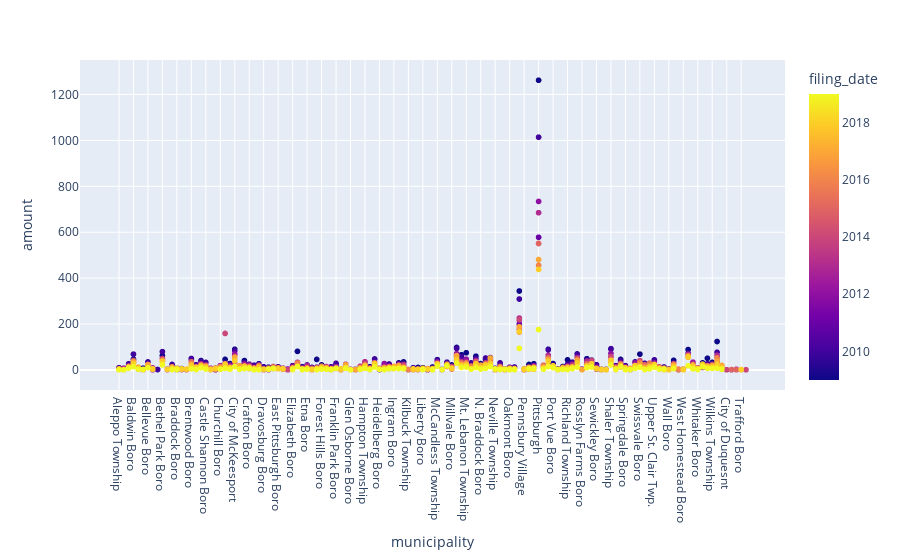

The cell this chart's notebook holds for it:
### Markdown cell above
### Plot relationship between municipality and the number of foreclosures

### Code cell
plot1 = px.scatter(df_grp_drop,
                   x="municipality",
                   y="amount",
                   color="filing_date")

plot1

### Figure 1 — Plotly figure (JSON) as saved in the notebook; plotly's stock layout.template omitted (floating-point values rounded to 4 significant figures; data arrays with more than 128 entries replaced by an {"elided": "..."} marker saying what was removed)
{"data": [{"hovertemplate": "municipality=%{x}<br>amount=%{y}<br>filing_date=%{marker.color}<extra></extra>", "legendgroup": "", "marker": {"color": {"elided": "1308 int values"}, "coloraxis": "coloraxis", "symbol": "circle"}, "mode": "markers", "name": "", "showlegend": false, "type": "scattergl", "x": {"elided": "1308 str values"}, "xaxis": "x", "y": {"elided": "1308 int values"}, "yaxis": "y"}], "layout": {"autosize": true, "coloraxis": {"colorbar": {"title": {"text": "filing_date"}}, "colorscale": [[0, "#0d0887"], [0.1111, "#46039f"], [0.2222, "#7201a8"], [0.3333, "#9c179e"], [0.4444, "#bd3786"], [0.5556, "#d8576b"], [0.6667, "#ed7953"], [0.7778, "#fb9f3a"], [0.8889, "#fdca26"], [1, "#f0f921"]]}, "legend": {"tracegroupgap": 0}, "margin": {"t": 60}, "xaxis": {"anchor": "y", "autorange": true, "domain": [0, 1], "range": [-7.557, 137.6], "title": {"text": "municipality"}, "type": "category"}, "yaxis": {"anchor": "x", "autorange": true, "domain": [0, 1], "range": [-97.72, 1361.0], "title": {"text": "amount"}, "type": "linear"}}}
